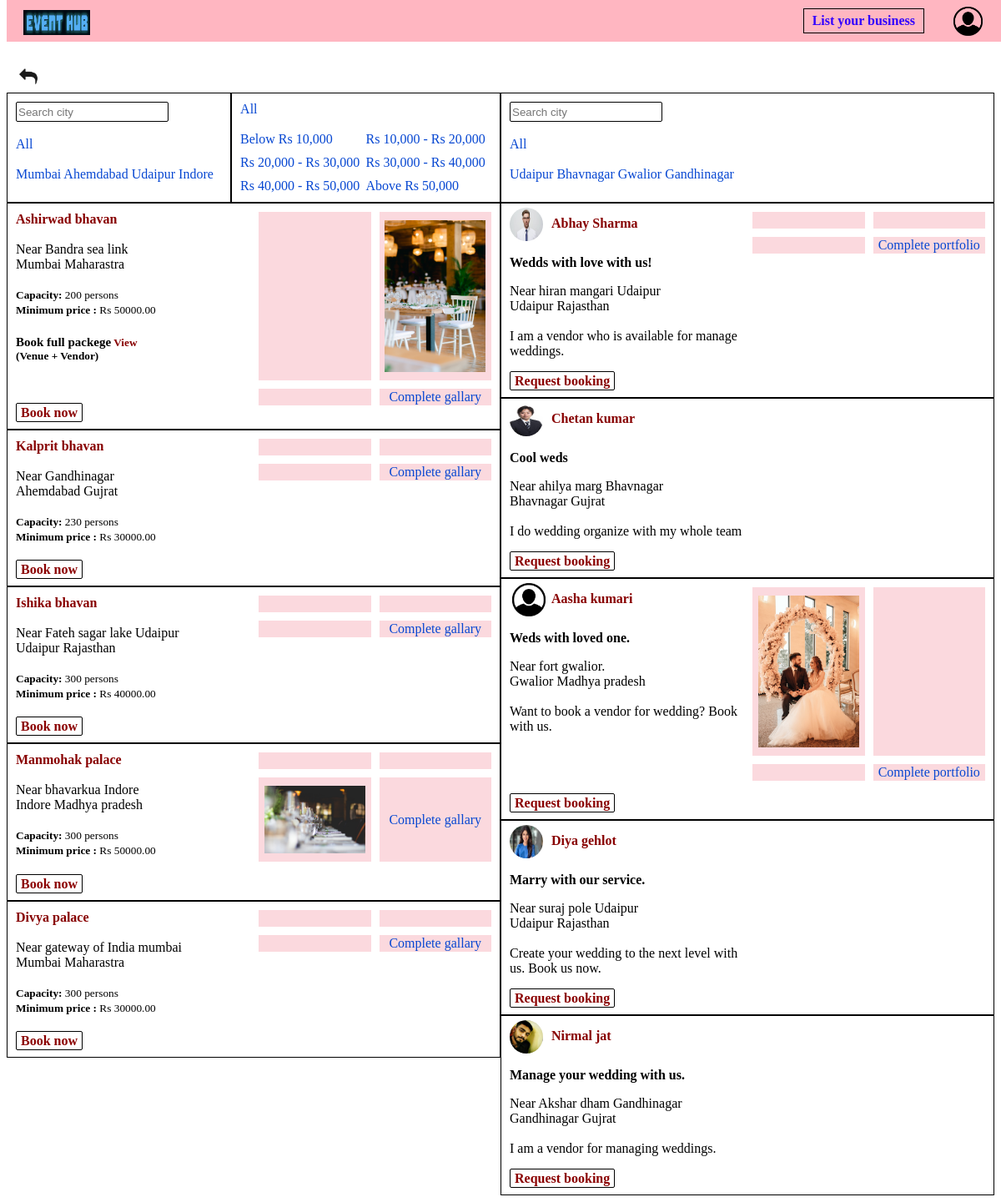
Screenshot of /book/1/ with the database file from the repository.
### EventPlanner/models.py (models this page shows, shortened)
class Venue(models.Model):
    name = models.CharField(max_length=100,null = False,blank = False)
    about = models.TextField(blank = True,null = True)
    min_price = models.DecimalField(max_digits = 10, decimal_places = 2,null = True,blank = True)
    max_capacity = models.IntegerField(null = False,blank = False)
    location = models.TextField(null = False,blank = False)
    city = models.CharField(max_length = 20,null = False,blank = False)
    state = models.CharField(choices = venue_choices,max_length = 50,null = False,blank = False)
    vendors = models.ManyToManyField(User,null = True,blank = True)
    category = models.ManyToManyField(Category)
    service_offered = models.TextField(null = True,blank = True)
    contact_info = models.TextField(null = False,blank = False)
    venue_images = models.ManyToManyField('Image', blank = True,null = True)

class Image(models.Model):
    user_profile = models.ForeignKey('userprofile',on_delete = models.CASCADE,null = True,blank = True)
    venue_object = models.ForeignKey('Venue',on_delete = models.CASCADE,null = True, blank = True)
    image = models.ImageField(upload_to='images/',null = True,blank = True)
    upload_date = models.DateTimeField(auto_now = True)

class Event(models.Model):
    category = models.ForeignKey(Category,on_delete=models.CASCADE)
    event_planner = models.ForeignKey(User,on_delete=models.CASCADE,null=True)
    name = models.CharField(max_length=100)
    description = models.TextField(null=True,blank=True)

class UserProfile(models.Model):
    user = models.OneToOneField(User,on_delete=models.CASCADE)
    user_type = models.CharField(choices=user_type_choices,max_length=50)
    contact_info = models.CharField(max_length = 200,blank = True,null = True,verbose_name='Contact information')
    company_name = models.CharField(max_length =  50,blank = True,null = True)
    website = models.URLField(max_length = 200,blank = True,null = True)
    about = models.TextField(blank = True,null = True)
    city = models.CharField(max_length = 20,null = False,blank = False)
    state = models.CharField(max_length = 20,null = False,blank = False)
    location = models.TextField(blank = True,null = True)
    service_offered = models.TextField(blank = True,null = True)
    profile_picture = models.ImageField(upload_to = 'images/',null = True,blank = True)
    vendor_images = models.ManyToManyField('Image', blank = True,null = True,related_name = 'portfolio_images')

### customer/views.py (the view, shortened to what this page needs)
# urls.py: path('book/<int:pk>/',views.book),
def book(request,pk):
    if not request.user.is_authenticated or request.user.userprofile.user_type == 'is_customer':
        error = None
        category = Category.objects.get(id = pk)
        events_on_category = Event.objects.filter(category = category)
        events = Event.objects.filter(category = category)
        venues = Venue.objects.filter(category = category)
        venues_on_category = Venue.objects.filter(category = category)
        if request.method == 'GET':
            venue_city = request.GET.get('venue-city')
            min_price = request.GET.get('min_price')
            max_price = request.GET.get('max_price')
            vendor_city = request.GET.get('vendor-city')
            vendor_name = request.GET.get('vendor-name')
            vendor_first_name = request.GET.get('vendor-first-name')
            vendor_last_name = request.GET.get('vendor-last-name')
            try:
                if venue_city and not min_price:
                    venues = Venue.objects.filter(category = category,city__icontains = venue_city)
                if min_price and max_price and not venue_city:
                    venues = Venue.objects.filter(category = category,min_price__lt = float(max_price),min_price__gte = float(min_price))
                if min_price and max_price and venue_city:
                    venues = Venue.objects.filter(category=category,city__icontains = venue_city,min_price__lt = float(max_price),min_price__gte = float(min_price))
            except:
                pass
        context = {'error':error,'events':events,'venues':venues,'pk':pk,'venue_city':venue_city,'min_price':min_price,'max_price':max_price,'vendor_city':vendor_city,'events_on_category':events_on_category,'venues_on_category':venues_on_category,}
        return render(request,'customer/booking.html',context)

### customer/templates/customer/booking.html (shortened to what this page needs)
<!DOCTYPE html>
<html lang="en">
<head>
    {% load static %}
    <link rel="stylesheet" type="text/css" href="{% static 'customer/css/booking.css' %}">
    <link rel="stylesheet" href="{% static 'EventPlanner/css/navbar.css' %}">
</head>
<body>
    <div class="navbar-div">
        {% include 'navbar.html' %}
        </div>
        <a href="{{request.META.HTTP_REFERER}}" class="go-back">
            <img src="/static/images/back.png" alt="" width="40px"  >
        </a>
        <div class="grid-div">
            {% if venues %}
            <div class="venue-div">
                <div class="filter-div-event">
                    <div class="filter">
                        <form action="" method="GET">
                            <input type="text" placeholder="Search city" name="venue-city" class="search-bar-city" >
                        </form>
                        <br>
                        <a href="/book/{{pk}}/" class="all-city">All</a>
                        <br><br>
                        {% for venue in venues %}
                            {% if not min_price %}
                            <a href="/book/{{pk}}/?venue-city={{venue.city}}"
                                class="venue-{{venue.city}} venue-city">{{venue.city}}</a>
                            {% else %}
                            <a href="/book/{{pk}}/?min_price={{min_price}}&max_price={{max_price}}&venue-city={{venue.city}}"
                                class="venue-{{venue.city}} venue-city">{{venue.city}}</a>
                            {% endif %}
                        {% endfor %}
                    </div>
                    <div class="filter">
                        <a href="/book/{{pk}}/" class="all-price-range">All</a>
                        <br><br>
                        {% if not venue_city %}
                        <div class="venue-price-range">
                            <div>
                                <a href="/book/{{pk}}/?min_price=0&max_price=9999" class="price-range">Below Rs 10,000</a>
                            </div>
                            <div>
                                <a href="/book/{{pk}}/?min_price=10000&max_price=19999" class="price-range">Rs 10,000 - Rs 20,000</a>
                            </div>
                            <div>
                                <a href="/book/{{pk}}/?min_price=20000&max_price=29999" class="price-range">Rs 20,000 - Rs 30,000</a>
                            </div>
                            <div>
                                <a href="/book/{{pk}}/?min_price=30000&max_price=39999" class="price-range">Rs 30,000 - Rs 40,000</a>
                            </div>
                            <div>
                                <a href="/book/{{pk}}/?min_price=40000&max_price=49999" class="price-range">Rs 40,000 - Rs 50,000</a>
                            </div>
                            <div>
                                <a href="/book/{{pk}}/?min_price=50000&max_price=10000000000" class="price-range">Above Rs 50,000</a>
                            </div>
                        </div>
                        {% endif %}
                    </div>
                </div>
            {% for venue in venues %}
                <div class="event-info-div">
                    <div class="venue-info-container">
                        <div>
                            <a href="/venue-info/{{venue.id}}/" class="venue-name">
                                {{venue.name}}
                            </a>
                            <br><br>
                            <div class="venue-location">
                                <div>{{venue.location}}</div>
                                <div>{{venue.city}} {{venue.state}}</div>
                            </div>
                            <br>
                            <small><b>Capacity:  </b>{{venue.max_capacity}} persons</small>
                            <div><small><b>Minimum price :</b> Rs {{venue.min_price}}</small></div>
                            <h5>
                                {% if venue.vendors.all %}
                                <div><b style="font-size: 15px;"> Book full packege</b> <a href="/full-package/{{venue.id}}/" class="view">View</a></div>
                                (Venue + Vendor)
                                {% endif %}
                            </h5>
                        </div>
                        <div class="portfolio-div">
                            {% for image in venue.venue_images.all %}
                                {% if forloop.counter == 1 %}
                                <div class="showcase-img"><img src="{{image.image.url}}" alt="" ></div>
                                {% endif %}
                                {% if forloop.counter == 2 %}
                                <div class="showcase-img"><img src="{{image.image.url}}" alt="" ></div>
                                {% endif %}
                                {% if forloop.counter == 3 %}
                                <div class="showcase-img"><img src="{{image.image.url}}" alt="" ></div>
                                {% endif %}
                            {% endfor %}
                            {% if venue.venue_images.all %}
                            <div class="all-portfolio">
                                <a href="/venue-info/{{venue.id}}/" class="complete-gallary">Complete gallary</a>
                            </div>
                            {% endif %}
                        </div>
                    </div>
                    <div>
                        {% if request.user.is_authenticated %}
                        {% if request.user.userprofile.user_type == 'is_customer' %}
                        <div>
                            <p>Select date and time</p>
                            <form action="/create-book/" method="POST">
                                {% csrf_token %}
                                <input type="date" name="date" placeholder="date" required class="date-input">
                                <input type="time" name="time" placeholder="time" class="time-input">
                                <input type="hidden" value="{{venue.id}}" name="venue_id">
                                <button type="submit" class="book-now-button">Book now</button>
                            {% endif %}
                        </div>
                        {% else %}
                        <div>
                            <a href="/login/" class="unauth-book-now-button">Book now</a>
                        </div>
                        {% endif %}
                    </div>
                </div>
                {% endfor %}
            </div>
            {% endif %}
            {% if events %}
            <div class="vendor-div">
                <div class="filter-div-vendor">
                    <div class="filter">
                        <form action="" method="GET">
                            <input type="text" placeholder="Search city" name="vendor-city" class="search-bar-city">
                        </form>
                        <br>
                        <a href="/book/{{pk}}/" class="all-city">All</a>
                        <br><br>
                        {% for event in events %}
                        <a href="/book/{{pk}}/?vendor-city={{event.event_planner.userprofile.city}}"
                            class="vendor-{{event.event_planner.userprofile.city}} vendor-city">{{event.event_planner.userprofile.city}}
                        </a>
                        {% endfor %}
                    </div>
                </div>
                {% for event in events %}
                    <div class="event-info-div">
                        <div class="vendor-info-container">
                            <div>
                                {% if event.event_planner.userprofile.profile_picture %}
                                <a href="/event-planner-info/{{event.event_planner.id}}/" class="profile-image-div">
                                        <img src="{{event.event_planner.userprofile.profile_picture.url}}" alt="" width="40" height="40" class="profile-image">
                                </a>
                                {% else %}
                                <a href="/event-planner-info/{{event.event_planner.id}}/" class="profile-image-div">
                                    <div> <img src="/static/images/No profile.jpeg" alt="" width="40" height="40" class="default-profile" style="margin-right: 7px;"></div>
                                </a>
                                {% endif %}
                                <a href="/event-planner-info/{{event.event_planner.id}}/" class="vendor-name">
                                    {{event.event_planner.first_name}} {{event.event_planner.last_name}}
                                </a>
                                <br><br>
                            <p>
                               <b>{{event.name}}</b>
                            </p>
                            <div class="vendor-location">
                                <div>
                                    {{event.event_planner.userprofile.location}}
                                </div>
                                <div>
                                    {{event.event_planner.userprofile.city}} {{event.event_planner.userprofile.state}}
                                </div>
                            </div>
                            <br>
                            <div>{{event.description}}</div>
                        </div>
                                <div class="portfolio-div">
                                    {% for image in event.event_planner.userprofile.vendor_images.all %}
                                        {% if forloop.counter == 1 %}
                                        <div class="showcase-img"><img src="{{image.image.url}}" alt="" ></div>
                                        {% endif %}
                                        {% if forloop.counter == 2 %}
                                        <div class="showcase-img"><img src="{{image.image.url}}" alt="" ></div>
                                        {% endif %}
                                        {% if forloop.counter == 3 %}
                                        <div class="showcase-img"><img src="{{image.image.url}}" alt="" ></div>
                                        {% endif %}
                                    {% endfor %}
                                        {% if event.event_planner.userprofile.vendor_images.all %}
                                        <div class="all-portfolio">
                                            <a href="/event-planner-info/{{event.event_planner.id}}/" class="complete-portfolio">Complete portfolio</a>
                                        </div>
                                        {% endif %}
                                </div>
                    </div>
                    <div>
                        {% if request.user.is_authenticated %}
                        {% if request.user.userprofile.user_type == 'is_customer' %}
                        <form action="/create-book/" method="POST">
                            {% csrf_token %}
                            <p><b>Enter venue location :</b> </p>
                            <input type="text" name="location" placeholder="Location" required>
                            <p><b>Select date and time for event</b></p>
                            <input type="date" name="date" placeholder="date" required class="date-input">
                            <input type="time" name="time" placeholder="time" class="time-input">
                            <input type="hidden" value="{{event.event_planner.id}}" name="vendor_id">
                            <button type="submit" class="request-booking-button">Request booking</button>
                        </form>
                        {% endif %}
                    {% else %}
                    <br>
                    <a href="/login/" class="un-auth-book">Request booking</a>
                    {% endif %}
                    </div>
                </div>
                {% endfor %}
            {% endif %}
        </div>
</body>
</html>

### rows the page displays
Venue: city "Mumbai", name "Ashirwad bhavan", location "Near Bandra sea link", state "Maharastra", max_capacity "200", min_price "50000.00"
Venue: city "Ahemdabad", name "Kalprit bhavan", location "Near Gandhinagar", state "Gujrat", max_capacity "230", min_price "30000.00"
Venue: city "Udaipur", name "Ishika bhavan", location "Near Fateh sagar lake Udaipur", state "Rajasthan", max_capacity "300", min_price "40000.00"
Venue: city "Indore", name "Manmohak palace", location "Near bhavarkua Indore", state "Madhya pradesh", max_capacity "300", min_price "50000.00"
Image: image (picture)
Image: image (picture)
Venue: name "Divya palace", location "Near gateway of India mumbai", city "Mumbai", state "Maharastra", max_capacity "300", min_price "30000.00"
Event: event_planner.userprofile.city "Udaipur", event_planner.userprofile.profile_picture (picture), event_planner.first_name "Abhay", event_planner.last_name "Sharma", name "Wedds with love with us!", event_planner.userprofile.location "Near hiran mangari Udaipur", event_planner.userprofile.state "Rajasthan", description "I am a vendor who is available for manage weddings."
Event: event_planner.userprofile.city "Bhavnagar", event_planner.userprofile.profile_picture (picture), event_planner.first_name "Chetan", event_planner.last_name "kumar", name "Cool weds", event_planner.userprofile.location "Near ahilya marg Bhavnagar", event_planner.userprofile.state "Gujrat", description "I do wedding organize with my whole team"
Event: event_planner.userprofile.city "Gwalior", event_planner.first_name "Aasha", event_planner.last_name "kumari", name "Weds with loved one.", event_planner.userprofile.location "Near fort gwalior.", event_planner.userprofile.state "Madhya pradesh", description "Want to book a vendor for wedding? Book with us."
Event: event_planner.userprofile.city "Gandhinagar", event_planner.userprofile.profile_picture (picture), event_planner.first_name "Nirmal", event_planner.last_name "jat", name "Manage your wedding with us.", event_planner.userprofile.location "Near Akshar dham Gandhinagar", event_planner.userprofile.state "Gujrat", description "I am a vendor for managing weddings."
Image: image (picture)
Event: event_planner.userprofile.profile_picture (picture), event_planner.first_name "Diya", event_planner.last_name "gehlot", name "Marry with our service.", event_planner.userprofile.location "Near suraj pole Udaipur", event_planner.userprofile.city "Udaipur", event_planner.userprofile.state "Rajasthan", description "Create your wedding to the next level with us. Book us now."
